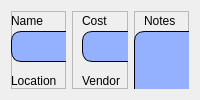
                <widget class="QWidget" name="main">
                 <attribute name="title">
                  <string>Main</string>
                 </attribute>
                 <layout class="QHBoxLayout" name="horizontalLayout_6">
                  <item>
                   <widget class="QFrame" name="frame_10">
                    <property name="frameShape">
                     <enum>QFrame::StyledPanel</enum>
                    </property>
                    <property name="frameShadow">
                     <enum>QFrame::Raised</enum>
                    </property>
                    <widget class="QLineEdit" name="stock_on_hand_lineEdit">
                     <property name="geometry">
                      <rect>
                       <x>0</x>
                       <y>140</y>
                       <width>91</width>
                       <height>31</height>
                      </rect>
                     </property>
                     <property name="styleSheet">
                      <string notr="true">background-color: rgb(148, 177, 255);
border: 1px solid #000000;
border-radius: 10px;
font: 12pt &quot;Verdana&quot;;
color: rgb(66, 8, 36);</string>
                     </property>
                    </widget>
                    <widget class="QLineEdit" name="location_lineEdit">
                     <property name="geometry">
                      <rect>
                       <x>0</x>
                       <y>80</y>
                       <width>231</width>
                       <height>31</height>
                      </rect>
                     </property>
                     <property name="styleSheet">
                      <string notr="true">background-color: rgb(148, 177, 255);
border: 1px solid #000000;
border-radius: 10px;
font: 12pt &quot;Verdana&quot;;
color: rgb(66, 8, 36);</string>
                     </property>
                    </widget>
                    <widget class="QLabel" name="stock_on_hand_label">
                     <property name="geometry">
                      <rect>
                       <x>0</x>
                       <y>120</y>
                       <width>91</width>
                       <height>20</height>
                      </rect>
                     </property>
                     <property name="text">
                      <string>Stock on Hand</string>
                     </property>
                    </widget>
                    <widget class="QLabel" name="name_label">
                     <property name="geometry">
                      <rect>
                       <x>0</x>
                       <y>0</y>
                       <width>121</width>
                       <height>20</height>
                      </rect>
                     </property>
                     <property name="text">
                      <string>Name</string>
                     </property>
                    </widget>
                    <widget class="QLabel" name="location_label">
                     <property name="geometry">
                      <rect>
                       <x>0</x>
                       <y>60</y>
                       <width>121</width>
                       <height>20</height>
                      </rect>
                     </property>
                     <property name="text">
                      <string>Location</string>
                     </property>
                    </widget>
                    <widget class="QLineEdit" name="name_lineEdit">
                     <property name="geometry">
                      <rect>
                       <x>0</x>
                       <y>20</y>
                       <width>231</width>
                       <height>31</height>
                      </rect>
                     </property>
                     <property name="styleSheet">
                      <string notr="true">background-color: rgb(148, 177, 255);
border: 1px solid #000000;
border-radius: 10px;
font: 12pt &quot;Verdana&quot;;
color: rgb(66, 8, 36);</string>
                     </property>
                    </widget>
                    <widget class="QLabel" name="min_stock_label">
                     <property name="geometry">
                      <rect>
                       <x>140</x>
                       <y>120</y>
                       <width>91</width>
                       <height>20</height>
                      </rect>
                     </property>
                     <property name="text">
                      <string>Min Stock</string>
                     </property>
                    </widget>
                    <widget class="QLineEdit" name="min_stock_lineEdit">
                     <property name="geometry">
                      <rect>
                       <x>140</x>
                       <y>140</y>
                       <width>91</width>
                       <height>31</height>
                      </rect>
                     </property>
                     <property name="styleSheet">
                      <string notr="true">background-color: rgb(148, 177, 255);
border: 1px solid #000000;
border-radius: 10px;
font: 12pt &quot;Verdana&quot;;
color: rgb(66, 8, 36);</string>
                     </property>
                    </widget>
                   </widget>
                  </item>
                  <item>
                   <widget class="QFrame" name="frame_11">
                    <property name="frameShape">
                     <enum>QFrame::StyledPanel</enum>
                    </property>
                    <property name="frameShadow">
                     <enum>QFrame::Raised</enum>
                    </property>
                    <widget class="QLabel" name="cost_label">
                     <property name="geometry">
                      <rect>
                       <x>10</x>
                       <y>0</y>
                       <width>121</width>
                       <height>20</height>
                      </rect>
                     </property>
                     <property name="text">
                      <string>Cost</string>
                     </property>
                    </widget>
                    <widget class="QLineEdit" name="cost_lineEdit">
                     <property name="geometry">
                      <rect>
                       <x>10</x>
                       <y>20</y>
                       <width>211</width>
                       <height>31</height>
                      </rect>
                     </property>
                     <property name="styleSheet">
                      <string notr="true">background-color: rgb(148, 177, 255);
border: 1px solid #000000;
border-radius: 10px;
font: 12pt &quot;Verdana&quot;;
color: rgb(66, 8, 36);</string>
                     </property>
                    </widget>
                    <widget class="QLineEdit" name="vendor_lineEdit">
                     <property name="geometry">
                      <rect>
                       <x>10</x>
                       <y>80</y>
                       <width>211</width>
                       <height>31</height>
                      </rect>
                     </property>
                     <property name="styleSheet">
                      <string notr="true">background-color: rgb(148, 177, 255);
border: 1px solid #000000;
border-radius: 10px;
font: 12pt &quot;Verdana&quot;;
color: rgb(66, 8, 36);</string>
                     </property>
                    </widget>
                    <widget class="QLabel" name="vendor_label">
                     <property name="geometry">
                      <rect>
                       <x>10</x>
                       <y>60</y>
                       <width>121</width>
                       <height>20</height>
                      </rect>
                     </property>
                     <property name="text">
                      <string>Vendor</string>
                     </property>
                    </widget>
                    <widget class="QLabel" name="enterer_label">
                     <property name="geometry">
                      <rect>
                       <x>10</x>
                       <y>120</y>
                       <width>121</width>
                       <height>20</height>
                      </rect>
                     </property>
                     <property name="text">
                      <string>Entered by</string>
                     </property>
                    </widget>
                    <widget class="QLineEdit" name="enterer_lineEdit">
                     <property name="geometry">
                      <rect>
                       <x>10</x>
                       <y>140</y>
                       <width>211</width>
                       <height>31</height>
                      </rect>
                     </property>
                     <property name="styleSheet">
                      <string notr="true">background-color: rgb(148, 177, 255);
border: 1px solid #000000;
border-radius: 10px;
font: 12pt &quot;Verdana&quot;;
color: rgb(66, 8, 36);</string>
                     </property>
                    </widget>
                   </widget>
                  </item>
                  <item>
                   <widget class="QFrame" name="frame_12">
                    <property name="frameShape">
                     <enum>QFrame::StyledPanel</enum>
                    </property>
                    <property name="frameShadow">
                     <enum>QFrame::Raised</enum>
                    </property>
                    <widget class="QLabel" name="notes_label">
                     <property name="geometry">
                      <rect>
                       <x>10</x>
                       <y>0</y>
                       <width>121</width>
                       <height>20</height>
                      </rect>
                     </property>
                     <property name="text">
                      <string>Notes</string>
                     </property>
                    </widget>
                    <widget class="QTextEdit" name="notes_textEdit">
                     <property name="geometry">
                      <rect>
                       <x>0</x>
                       <y>20</y>
                       <width>241</width>
                       <height>161</height>
                      </rect>
                     </property>
                     <property name="styleSheet">
                      <string notr="true">background-color: rgb(148, 177, 255);
border: 1px solid #000000;
border-radius: 10px;
font: 12pt &quot;Verdana&quot;;
color: rgb(66, 8, 36);</string>
                     </property>
                    </widget>
                   </widget>
                  </item>
                 </layout>
                </widget>
